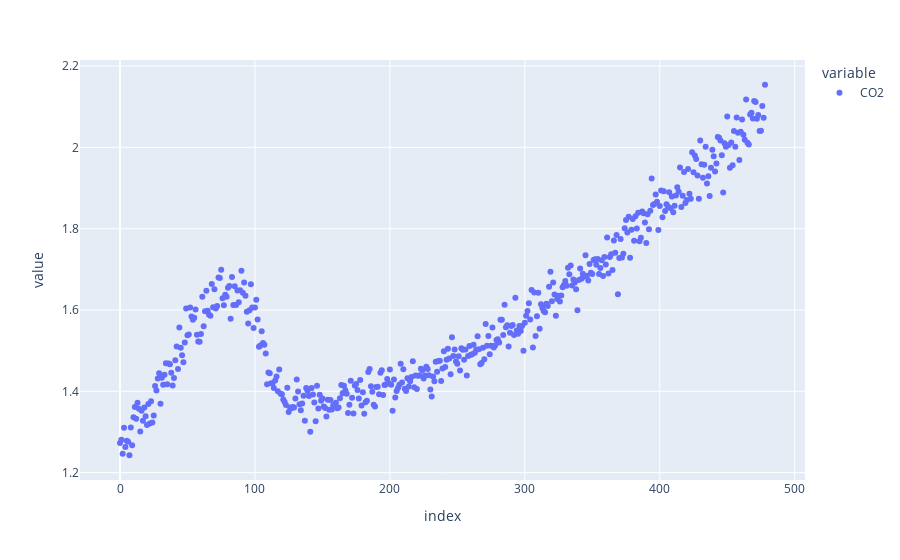

The cell this chart's notebook holds for it:
### Code cell
px.scatter(df["CO2"])

### Figure 1 — Plotly figure (JSON) as saved in the notebook; plotly's stock layout.template omitted (floating-point values rounded to 4 significant figures; data arrays with more than 128 entries replaced by an {"elided": "..."} marker saying what was removed)
{"data": [{"hovertemplate": "variable=CO2<br>index=%{x}<br>value=%{y}<extra></extra>", "legendgroup": "CO2", "marker": {"color": "#636efa", "symbol": "circle"}, "mode": "markers", "name": "CO2", "orientation": "v", "showlegend": true, "type": "scatter", "x": {"elided": "479 int values"}, "xaxis": "x", "y": {"elided": "479 float values"}, "yaxis": "y"}], "layout": {"legend": {"title": {"text": "variable"}, "tracegroupgap": 0}, "margin": {"t": 60}, "xaxis": {"anchor": "y", "domain": [0, 1], "title": {"text": "index"}}, "yaxis": {"anchor": "x", "domain": [0, 1], "title": {"text": "value"}}}}
